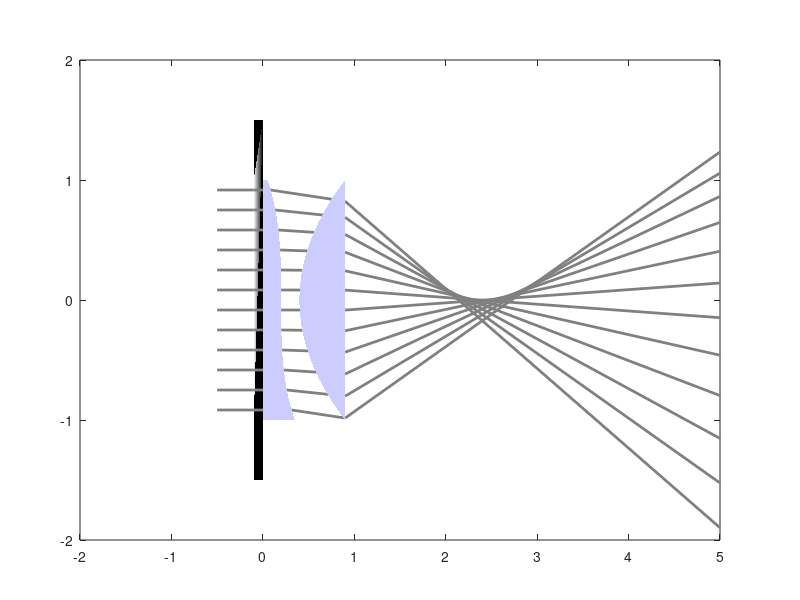

Here is the MATLAB script that generated this plot: (Note: this script raises an error after producing the figure.)
%
%
%
function createRayTracePlot(alpha,beta)
    close all;
    
    quickCalc=false;

    if nargin<1 || isempty(alpha)
        alpha=-3;
    end
    if nargin<2 || isempty(beta)
        beta=1; %0.3;
    end
    pupilAmplitude=@(U,V) (abs(U.^2+V.^2)>=(1-beta).^2).*(abs(U.^2+V.^2)<=1); %.*exp(-abs(U.^2+V.^2)/0.25);
    pupilOPDFunction=@(U,V) alpha*(U.^3 + V.^3);
    
    if beta<1
        outputFileName='C:\Users\Tom\Documents\nanoscope\docs\LightSheet\paper\figures\setupIntro\BesselRayTrace';
    else
        if alpha==0
            outputFileName='C:\Users\Tom\Documents\nanoscope\docs\LightSheet\paper\figures\setupIntro\GaussianRayTrace';
        else
            outputFileName='C:\Users\Tom\Documents\nanoscope\docs\LightSheet\paper\figures\setupIntro\AiryRayTrace';
        end
    end
    
    absorberThickness=0.1;
    refractiveIndex=1.5;
    
    maskThickness=0.2;
    maskDrawnModulation=0.05;
    
    lensOPDFunction=@(U) -.5*abs(U).^2;
    lensPosition=0.4;
    lensThickness=0.5;
    focalDistance=1.5;
    
    nbRays=12;
    xLimits=[-2 5];
    
    uRange=[-1:.01:1];
    uRangeExt=[-1.5:.01:1.5];
    rayY=([1:nbRays]-1)/(nbRays/2); rayY=rayY-max(rayY)/2;
        
    fig=figure('Position',[50 50 800 300],'Color',[1 1 1],'NumberTitle','off','Name',outputFileName);
    ax=axes('Position',[0.1 0.1 0.8 0.8]);
    
    
    % Draw ray trace
    colormap(gray(256));
    f=fill([uRangeExt*0,uRangeExt*0-absorberThickness].',uRangeExt([1:end,end:-1:1]).',1+255*pupilAmplitude(uRangeExt([1:end,end:-1:1]),0).','FaceColor','interp','EdgeColor','none');
    set(f,'CDataMapping','direct'); hold on;
    
    for rayIdx=1:nbRays,
        xRange=[]; yRange=[];
        xRange(1:2)=[-0.5 -absorberThickness];
        yRange(1:2)=rayY(rayIdx);
        transmission=pupilAmplitude(yRange(1),0);
        if transmission>0
            raySlope=0;
            % Mask, back surface
            [xRange(3) yRange(3) raySlope]=findIntersection(@(U) maskThickness+maskDrawnModulation*pupilOPDFunction(U,0),1/refractiveIndex, xRange(2),yRange(2),raySlope);
            % Simulate perfect lens
            [xRange(4) yRange(4) raySlope]=paraxialLens(lensPosition+lensThickness,focalDistance,xRange(3),yRange(3),raySlope);
            xRange(5)=xRange(4); yRange(5)=yRange(4);
%             % Lens, front surface
%             [xRange(4) yRange(4) raySlope]=findIntersection(@(U) lensPosition-lensOPDFunction(U),refractiveIndex, xRange(3),yRange(3),raySlope);
%             % Lens, back surface
%             [xRange(5) yRange(5) raySlope]=findIntersection(@(U) lensPosition+lensThickness,1/refractiveIndex, xRange(4),yRange(4),raySlope);
            
            xRange(6)=xLimits(2);
            yRange(6)=yRange(5)+raySlope*diff(xRange(5:6));
        end
        p=plot(xRange,yRange,'LineWidth',2,'Color',[1 1 1]*.5);
        
    end
    
    fill([maskThickness+maskDrawnModulation*pupilOPDFunction(uRange,0), uRange*0],uRange([1:end,end:-1:1]),[0.8 0.8 1],'LineStyle','none');
    fill(lensPosition+[-lensOPDFunction(uRange), uRange*0+lensThickness],uRange([1:end,end:-1:1]),[0.8 0.8 1],'LineStyle','none');
    
    xlim(ax,xLimits); ylim(ax,[-2 2]);
    
    % Draw beam
    %
    wavelength=20e-3; %mm waves!
    refractiveIndex=1.0;
    objectiveNumericalAperture=1/focalDistance;
    resolution=.1*[[1 1]*wavelength/(2*objectiveNumericalAperture) wavelength*refractiveIndex/(objectiveNumericalAperture^2)];
    if quickCalc
        resolution(3)=resolution(3)*10;
    end
    xBeamRange=[-2:resolution(1):2];yBeamRange=[-5:resolution(2):5];zRange=[-focalDistance:resolution(3):(xLimits(2)-(lensPosition+lensThickness+focalDistance))];
    pupilFunctor=@(U,V) pupilAmplitude(U,V).*exp(2i*pi*pupilOPDFunction(U,V));%@(U,V) sqrt(U.^2+V.^2)>.9; %Bessel beam with 10% open fraction
    psfProj=calcVectorialPsf(xBeamRange,yBeamRange,zRange,wavelength,@(U,V) pupilFunctor(U,V)/sqrt(2),@(U,V) 1i*pupilFunctor(U,V)/sqrt(2),objectiveNumericalAperture,refractiveIndex,1,focalDistance*Inf,2);
    
    imAx=axes('Position',get(ax,'Position'));
    imAxPupil=axes('Position',get(ax,'Position'));
    psfProj=squeeze(psfProj)./max(psfProj(:));
    % psfProj=psfProj./repmat(max(psfProj),[size(psfProj,1) 1]); % normalize per slice
    %colorMapBeam=laserOnWhiteColorMap(1024,532e-9,1);
    colorMapBeam=interpolatedColorMap(1024,[1 1 1; 0 0 1; 0 1 .5; 1 0 0]);
    [XBeam,YBeam]=ndgrid(xBeamRange,yBeamRange);
    pupilAmplitudeProj=sum(pupilAmplitude(XBeam,YBeam),2); clear XBeam YBeam;
    pupilAmplitudeProj=pupilAmplitudeProj./max(pupilAmplitudeProj(:));
%     showImage(mapColor(repmat(pupilAmplitudeProj,[1 3]),colorMapBeam),[],-5+(0.5+[0:2])*(lensPosition+lensThickness--5)/3,xRange,imAxPupil); hold on;
    showImage(mapColor(psfProj(end:-1:1,:),colorMapBeam),[],pixelCentersToPixelEdges(lensPosition+lensThickness+focalDistance+zRange),pixelCentersToPixelEdges(xBeamRange),imAx); hold on;
    imH=get(imAx,'Children');
    %plainLaserColorImg=repmat(permute([0.25 1 0.25],[1 3 2]),[size(psfProj) 1]);
    plainLaserColorImg=mapColor(psfProj(end:-1:1,:),colorMapBeam);
    imwrite(plainLaserColorImg,[outputFileName,'.png'],'png','Alpha',1.5*psfProj(end:-1:1,:));
    % Swap color index for alpha value
    set(imH,'AlphaData',1.5*psfProj(end:-1:1,:));
    set(imH,'CData',plainLaserColorImg);
    xlim(imAx,xLimits);ylim(imAx,[-2 2]);
%     imagesc(zRange,xRange,squeeze(psfProj),'Parent',imAx);axis equal;xlabel('z');ylabel('x');
    axis(imAxPupil,'normal','off');
    axis(imAx,'normal','off');
    axis(ax,'normal','off');
    xlim(imAxPupil,xLimits);ylim(imAxPupil,[-2 2]);
    
    plot2svg([outputFileName,'.svg'],fig,'png');
end

function edgeRange=pixelCentersToPixelEdges(rng)
    dr=diff(rng(1:2));
    nbEls=numel(rng);
    edgeRange=rng(1)+(0.5+[1:nbEls]-1)*dr*(nbEls-1)/nbEls;
end

function [xPos yPos refractedRaySlope]=findIntersection(surfaceFunctor,refractiveIndexRatio, xPos,yPos,raySlope)
    % Calculate intersection
    precission=.01;
    maxIter=100;
    iter=0;
    xError=surfaceFunctor(yPos)-xPos;
    while iter<maxIter && abs(xError)>precission
        xPos=surfaceFunctor(yPos);
        yPos=yPos+xError*raySlope;
        xError=surfaceFunctor(yPos)-xPos; % update xError for next loop
        iter=iter+1;
    end
    if iter>=maxIter,
        logMessage('Ray trace did not converge in %d iterations',maxIter);
    end
    
    % Calculate refraction
    surfaceSlope=diff([0 0]+surfaceFunctor(yPos+[-.5 .5]/1000))*1000;
    surfaceSlopeWithRespectToRay=tan(atan(surfaceSlope)-atan(raySlope));
    refractedRaySlopeWithRespectToSurface=surfaceSlopeWithRespectToRay*refractiveIndexRatio;
    refractedRaySlope=tan(atan(surfaceSlope)-atan(refractedRaySlopeWithRespectToSurface));
end

function [xPos yPos newRaySlope]=paraxialLens(lensPosition,focalDistance,xPos,yPos,raySlope)
    % Trace until paraxial lens
    [xPos yPos]=findIntersection(@(U) lensPosition,1, xPos,yPos,raySlope);
    newRaySlope=raySlope-yPos/focalDistance;
end